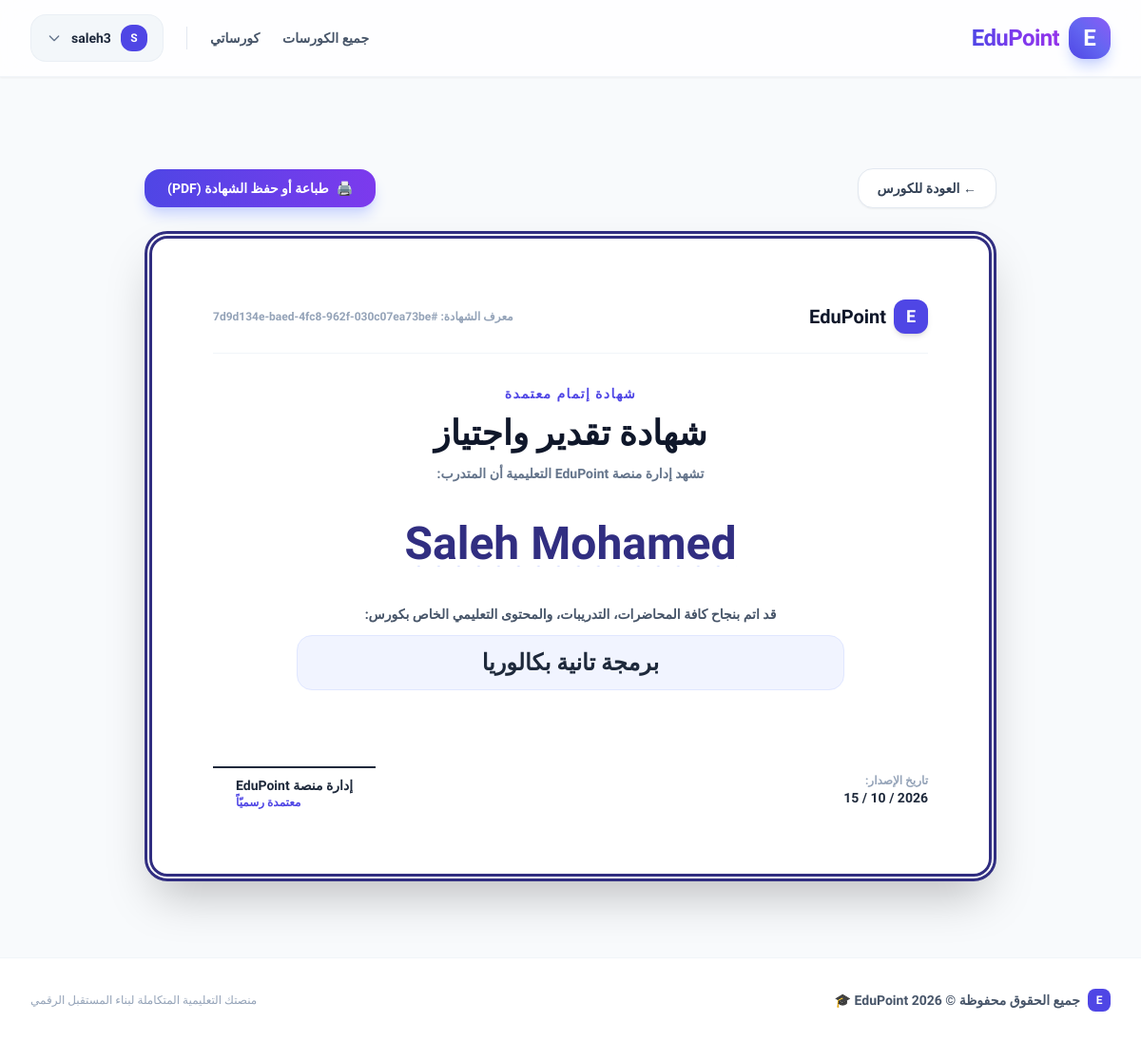
The app's page /course/2/certificate/ (signed in) with its own data.
### courses/models.py (models this page shows, shortened)
class Certificate(models.Model):
  student = models.ForeignKey(
      settings.AUTH_USER_MODEL,
      on_delete=models.CASCADE,
      related_name='certificates',
  )
  course = models.ForeignKey(
      Course, on_delete=models.CASCADE, related_name='certificates'
  )
  certificate_id = models.UUIDField(
      default=uuid.uuid4, editable=False, unique=True
  )
  issued_at = models.DateTimeField(auto_now_add=True)

class Course(models.Model):
  title = models.CharField(max_length=200)
  description = models.TextField()
  instructor = models.ForeignKey(
      User, on_delete=models.CASCADE, related_name='courses'
  )
  price = models.DecimalField(max_digits=8, decimal_places=2, default=0.00)
  is_free = models.BooleanField(default=True)
  created_at = models.DateTimeField(auto_now_add=True)

### courses/views.py (the view, shortened to what this page needs)
# urls.py: path('course/<int:course_pk>/certificate/', views.view_certificate, name='view_certificate'), # مسار الشهادة
@login_required
def view_certificate(request, course_pk):
  course = get_object_or_404(Course, pk=course_pk)
  is_enrolled = Enrollment.objects.filter(
      student=request.user, course=course
  ).exists()
  if not is_enrolled and course.instructor != request.user:
    messages.error(request, 'يجب أن تكون مشتركاً في الكورس لعرض الشهادة.')
    return redirect('course_detail', pk=course.pk)
  if course.instructor != request.user:
    total_lessons = course.lessons.count()
    completed_lessons = LessonProgress.objects.filter(
        student=request.user, lesson__course=course, is_completed=True
    ).count()
  certificate, created = Certificate.objects.get_or_create(
      student=request.user, course=course
  )
  return render(
      request,
      'courses/certificate.html',
      {'course': course, 'certificate': certificate},
  )

### templates/courses/certificate.html (shortened to what this page needs)
{% extends 'base.html' %}
{% block content %}
<div class="max-w-4xl mx-auto my-6 sm:my-10">
    <div class="mb-6 flex justify-between items-center print:hidden">
        <a href="{% url 'course_detail' course.id %}" class="bg-white border border-slate-200 text-slate-700 font-bold px-5 py-2.5 rounded-2xl hover:bg-slate-50 transition text-xs sm:text-sm shadow-sm">
            ← العودة للكورس
        </a>
        <button onclick="window.print()" class="bg-gradient-to-r from-indigo-600 to-violet-600 hover:from-indigo-700 hover:to-violet-700 text-white font-bold px-6 py-2.5 rounded-2xl shadow-lg shadow-indigo-200 transition text-xs sm:text-sm flex items-center gap-2">
            <span>🖨️</span>
            <span>طباعة أو حفظ الشهادة (PDF)</span>
        </button>
    </div>
    <div class="bg-white border-4 sm:border-8 border-double border-indigo-900 rounded-3xl p-6 sm:p-16 shadow-2xl relative overflow-hidden text-center space-y-6 sm:space-y-8 print:border-4 print:shadow-none print:m-0">
        <div class="flex justify-between items-center border-b border-slate-100 pb-5">
            <div class="flex items-center gap-2">
                <span class="w-9 h-9 rounded-xl bg-indigo-600 text-white flex items-center justify-center font-black text-lg shadow-md">E</span>
                <span class="text-lg sm:text-xl font-black text-slate-900">EduPoint</span>
            </div>
            <div class="text-[11px] sm:text-xs font-bold text-slate-400">
                معرف الشهادة: #{{ certificate.certificate_id }}
            </div>
        </div>
        <div class="space-y-2 sm:space-y-3">
            <p class="text-indigo-600 font-black tracking-widest uppercase text-xs sm:text-sm">شهادة إتمام معتمدة</p>
            <h1 class="text-2xl sm:text-4xl font-black text-slate-900">شهادة تقدير واجتياز</h1>
            <p class="text-slate-500 text-xs sm:text-sm font-semibold">تشهد إدارة منصة EduPoint التعليمية أن المتدرب:</p>
        </div>
        <div class="py-2">
            <h2 class="text-2xl sm:text-5xl font-black text-indigo-900 underline decoration-indigo-300 decoration-wavy underline-offset-8 truncate">
                {{ request.user.get_full_name|default:request.user.username }}
            </h2>
        </div>
        <div class="space-y-3 max-w-xl mx-auto">
            <p class="text-slate-600 font-semibold text-xs sm:text-sm leading-relaxed">
                قد اتم بنجاح كافة المحاضرات، التدريبات، والمحتوى التعليمي الخاص بكورس:
            </p>
            <h3 class="text-xl sm:text-2xl font-black text-slate-800 bg-indigo-50/80 py-3 px-6 rounded-2xl border border-indigo-100">
                {{ course.title }}
            </h3>
        </div>
        <div class="grid grid-cols-2 pt-8 sm:pt-12 items-center text-right">
            <div>
                <p class="text-[11px] sm:text-xs font-bold text-slate-400">تاريخ الإصدار:</p>
                <p class="text-xs sm:text-sm font-black text-slate-800">{{ certificate.issued_at|date:"Y / m / d" }}</p>
            </div>
            <div class="text-left">
                <div class="inline-block border-t-2 border-slate-800 pt-2 px-4 sm:px-6">
                    <p class="font-black text-slate-800 text-xs sm:text-sm">إدارة منصة EduPoint</p>
                    <p class="text-[10px] sm:text-xs text-indigo-600 font-bold">معتمدة رسميّاً</p>
                </div>
            </div>
        </div>
    </div>
</div>
{% endblock %}

### templates/base.html (shortened to what this page needs)
<!DOCTYPE html>
<html lang="ar" dir="rtl">
<head>
    <script src="https://cdn.tailwindcss.com"></script>
</head>
<body class="bg-slate-50 text-slate-800 flex flex-col min-h-screen selection:bg-indigo-500 selection:text-white antialiased">
    <nav class="bg-white/80 backdrop-blur-lg shadow-sm border-b border-slate-100 sticky top-0 z-50 transition-all duration-300" x-data="{ mobileMenuOpen: false }">
        <div class="max-w-7xl mx-auto px-4 sm:px-6 lg:px-8">
            <div class="flex justify-between h-20 items-center">
                <div class="flex items-center space-x-reverse space-x-3">
                    <a href="{% url 'course_list' %}" class="flex items-center space-x-reverse space-x-2.5 group">
                        <div class="w-11 h-11 rounded-2xl bg-gradient-to-tr from-indigo-600 via-indigo-500 to-violet-500 flex items-center justify-center text-white text-2xl font-black shadow-lg shadow-indigo-200 group-hover:scale-105 group-hover:rotate-3 transition duration-300">
                            E
                        </div>
                        <span class="text-2xl font-black bg-gradient-to-r from-indigo-600 via-violet-600 to-purple-600 bg-clip-text text-transparent tracking-tight">EduPoint</span>
                    </a>
                </div>
                <div class="hidden md:flex items-center space-x-reverse space-x-6">
                    <a href="{% url 'course_list' %}" class="text-slate-600 hover:text-indigo-600 font-bold text-sm transition-colors duration-200">جميع الكورسات</a>
                    {% if user.is_authenticated %}
                        {% if user.userprofile.user_type == 'instructor' %}
                            <a href="{% url 'instructor_dashboard' %}" class="text-slate-600 hover:text-indigo-600 font-bold text-sm transition-colors duration-200">لوحة المدرس</a>
                            <a href="{% url 'create_course' %}" class="bg-gradient-to-r from-indigo-600 to-violet-600 text-white px-5 py-2.5 rounded-2xl hover:from-indigo-700 hover:to-violet-700 transition duration-300 shadow-md shadow-indigo-200 hover:shadow-lg hover:shadow-indigo-300 text-sm font-bold flex items-center gap-2 group">
                                <span class="group-hover:rotate-90 transition duration-300">➕</span>
                                <span>إضافة كورس</span>
                            </a>
                        {% else %}
                            <a href="{% url 'student_dashboard' %}" class="text-slate-600 hover:text-indigo-600 font-bold text-sm transition-colors duration-200">كورساتي</a>
                        {% endif %}
                        <div class="relative" x-data="{ open: false }">
                            <button @click="open = !open" @click.away="open = false" class="flex items-center gap-2.5 bg-slate-100/80 hover:bg-slate-200/80 text-slate-800 font-bold text-sm px-4 py-2.5 rounded-2xl transition duration-200 outline-none border border-slate-200/50">
                                <div class="w-7 h-7 rounded-xl bg-indigo-600 text-white flex items-center justify-center text-xs font-black">
                                    {{ user.username|slice:":1"|upper }}
                                </div>
                                <span class="truncate max-w-[120px]">{{ user.username }}</span>
                                <svg class="w-4 h-4 text-slate-500 transition-transform duration-200" :class="{ 'rotate-180': open }" fill="none" stroke="currentColor" viewBox="0 0 24 24"><path stroke-linecap="round" stroke-linejoin="round" stroke-width="2" d="M19 9l-7 7-7-7"></path></svg>
                            </button>
                        </div>
                    {% endif %}
                </div>
            </div>
        </div>
    </nav>
    <main class="flex-grow max-w-7xl w-full mx-auto px-4 sm:px-6 lg:px-8 py-6 sm:py-10">
        {% block content %}{% endblock %}
    </main>
    <footer class="bg-white border-t border-slate-100 py-8 text-slate-400 text-sm mt-auto">
        <div class="max-w-7xl mx-auto px-4 sm:px-6 lg:px-8 flex flex-col sm:flex-row items-center justify-between gap-4 text-center sm:text-right">
            <div class="flex items-center gap-2">
                <div class="w-6 h-6 rounded-lg bg-indigo-600 text-white flex items-center justify-center text-xs font-black">E</div>
                <p class="font-bold text-slate-600">جميع الحقوق محفوظة &copy; 2026 EduPoint 🎓</p>
            </div>
            <p class="text-xs text-slate-400">منصتك التعليمية المتكاملة لبناء المستقبل الرقمي</p>
        </div>
    </footer>
</body>
</html>

### templates/base.html (style rules this page uses)
body { font-family: 'Cairo', sans-serif; }

### records on screen
Certificate: certificate_id "7d9d134e-baed-4fc8-962f-030c07ea73be", issued_at "2026 / 10 / 15"
Course: title "برمجة تانية بكالوريا"

### other values on screen
{{ user.username|slice:":1"|upper }} "S"
{{ user.username }} "saleh3"
{{ request.user.get_full_name|default:request.user.username }} "Saleh Mohamed"
